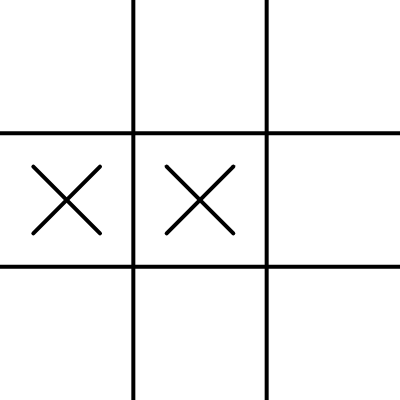
Frame 1 (no input)
Frame 60 (no input): identical to frame 1, image omitted
Frame 120 (the mouse pressed at the canvas centre since frame 60): identical to frame 1, image omitted

The p5.js sketch that drew this single still picture (run headless with seeded random() and noise() and a simulated clock; from frame 60 on, the mouse is pressed at the canvas centre):

// p5.js sketch
// ── sketch.js
// Tic Tac Toe AI with Minimax Algorithm
// The Coding Train / Daniel Shiffman
// https://thecodingtrain.com/CodingChallenges/154-tic-tac-toe-minimax.html
// https://youtu.be/I64-UTORVfU
// https://editor.p5js.org/codingtrain/sketches/0zyUhZdJD



let board = [
  ['null', '', ''],
  ['', 'X', ''],
  ['', '', '']
];

let w; // = width / 3;
let h; // = height / 3;

let ai = 'X';
let human = 'O';
let currentPlayer = human;

function setup() {
  createCanvas(400, 400);
  w = width / 3;
  h = height / 3;
  bestMove();
}

function equals3(a, b, c) {
  return a == b && b == c && a != '';
}

function checkWinner() {
  let winner = null;

  // horizontal
  for (let i = 0; i < 3; i++) {
    if (equals3(board[i][0], board[i][1], board[i][2])) {
      winner = board[i][0];
    }
  }

  // Vertical
  for (let i = 0; i < 3; i++) {
    if (equals3(board[0][i], board[1][i], board[2][i])) {
      winner = board[0][i];
    }
  }

  // Diagonal
  if (equals3(board[0][0], board[1][1], board[2][2])) {
    winner = board[0][0];
  }
  if (equals3(board[2][0], board[1][1], board[0][2])) {
    winner = board[2][0];
  }

  let openSpots = 0;
  for (let i = 0; i < 3; i++) {
    for (let j = 0; j < 3; j++) {
      if (board[i][j] == '') {
        openSpots++;
      }
    }
  }

  if (winner == null && openSpots == 0) {
    return 'tie';
  } else {
    return winner;
  }
}

function mousePressed() {
  if (currentPlayer == human) {
    // Human make turn
    let i = floor(mouseX / w);
    let j = floor(mouseY / h);
    // If valid turn
    if (board[i][j] == '') {
      board[i][j] = human;
      currentPlayer = ai;
      bestMove();
    }
  }
}

function draw() {
  background(255);
  strokeWeight(4);

  line(w, 0, w, height);
  line(w * 2, 0, w * 2, height);
  line(0, h, width, h);
  line(0, h * 2, width, h * 2);

  for (let j = 0; j < 3; j++) {
    for (let i = 0; i < 3; i++) {
      let x = w * i + w / 2;
      let y = h * j + h / 2;
      let spot = board[i][j];
      textSize(32);
      let r = w / 4;
      if (spot == human) {
        noFill();
        ellipse(x, y, r * 2);
      } else if (spot == ai) {
        line(x - r, y - r, x + r, y + r);
        line(x + r, y - r, x - r, y + r);
      }
    }
  }

  let result = checkWinner();
  if (result != null) {
    noLoop();
    let resultP = createP('');
    resultP.style('font-size', '32pt');
    if (result == 'tie') {
      resultP.html('Tie!');
    } else {
      resultP.html(`${result} wins!`);
    }
  }
}

// ── minimax.js


function bestMove() {
  // AI to make its turn
  let bestScore = -Infinity;
  let move;
  for (let i = 0; i < 3; i++) {
    for (let j = 0; j < 3; j++) {
      // Is the spot available?
      if (board[i][j] == '') {
        board[i][j] = ai;
        let score = minimax(board, 0, false);
        board[i][j] = '';
        if (score > bestScore) {
          bestScore = score;
          move = { i, j };
        }
      }
    }
  }
  board[move.i][move.j] = ai;
  currentPlayer = human;
}

let scores = {
  X: 10,
  O: -10,
  tie: 0
};

function minimax(board, depth, isMaximizing) {
  let result = checkWinner();
  if (result !== null) {
    return scores[result];
  }

  if (isMaximizing) {
    let bestScore = -Infinity;
    for (let i = 0; i < 3; i++) {
      for (let j = 0; j < 3; j++) {
        // Is the spot available?
        if (board[i][j] == '') {
          board[i][j] = ai;
          let score = minimax(board, depth + 1, false);
          board[i][j] = '';
          bestScore = max(score, bestScore);
        }
      }
    }
    return bestScore;
  } else {
    let bestScore = Infinity;
    for (let i = 0; i < 3; i++) {
      for (let j = 0; j < 3; j++) {
        // Is the spot available?
        if (board[i][j] == '') {
          board[i][j] = human;
          let score = minimax(board, depth + 1, true);
          board[i][j] = '';
          bestScore = min(score, bestScore);
        }
      }
    }
    return bestScore;
  }
}

// ── styles.css
*, *::after, *::before {
    box-sizing: border-box;
  }
  
  :root {
    --cell-size: 100px;
    --mark-size: calc(var(--cell-size) * .9);
  }
  
  body {
    margin: 0;
  }
  
  .board {
    width: 100vw;
    height: 100vh;
    display: grid;
    justify-content: center;
    align-content: center;
    justify-items: center;
    align-items: center;
    grid-template-columns: repeat(3, auto)
  }
  
  .cell {
    width: var(--cell-size);
    height: var(--cell-size);
    border: 1px solid black;
    display: flex;
    justify-content: center;
    align-items: center;
    position: relative;
    cursor: pointer;
  }
  
  .cell:first-child,
  .cell:nth-child(2),
  .cell:nth-child(3) {
    border-top: none;
  }
  
  .cell:nth-child(3n + 1) {
    border-left: none;
  }
  
  .cell:nth-child(3n + 3) {
    border-right: none;
  }
  
  .cell:last-child,
  .cell:nth-child(8),
  .cell:nth-child(7) {
    border-bottom: none;
  }
  
  .cell.x,
  .cell.circle {
    cursor: not-allowed;
  }
  
  .cell.x::before,
  .cell.x::after,
  .cell.circle::before {
    background-color: black;
  }
  
  .board.x .cell:not(.x):not(.circle):hover::before,
  .board.x .cell:not(.x):not(.circle):hover::after,
  .board.circle .cell:not(.x):not(.circle):hover::before {
    background-color: lightgrey;
  }
  
  .cell.x::before,
  .cell.x::after,
  .board.x .cell:not(.x):not(.circle):hover::before,
  .board.x .cell:not(.x):not(.circle):hover::after {
    content: '';
    position: absolute;
    width: calc(var(--mark-size) * .15);
    height: var(--mark-size);
  }
  
  .cell.x::before,
  .board.x .cell:not(.x):not(.circle):hover::before {
    transform: rotate(45deg);
  }
  
  .cell.x::after,
  .board.x .cell:not(.x):not(.circle):hover::after {
    transform: rotate(-45deg);
  }
  
  .cell.circle::before,
  .cell.circle::after,
  .board.circle .cell:not(.x):not(.circle):hover::before,
  .board.circle .cell:not(.x):not(.circle):hover::after {
    content: '';
    position: absolute;
    border-radius: 50%;
  }
  
  .cell.circle::before,
  .board.circle .cell:not(.x):not(.circle):hover::before {
    width: var(--mark-size);
    height: var(--mark-size);
  }
  
  .cell.circle::after,
  .board.circle .cell:not(.x):not(.circle):hover::after {
    width: calc(var(--mark-size) * .7);
    height: calc(var(--mark-size) * .7);
    background-color: white;
  }
  
  .winning-message {
    display: none;
    position: fixed;
    top: 0;
    left: 0;
    right: 0;
    bottom: 0;
    background-color: rgba(0, 0, 0, .9);
    justify-content: center;
    align-items: center;
    color: white;
    font-size: 5rem;
    flex-direction: column;
  }
  
  .winning-message button {
    font-size: 3rem;
    background-color: white;
    border: 1px solid black;
    padding: .25em .5em;
    cursor: pointer;
  }
  
  .winning-message button:hover {
    background-color: black;
    color: white;
    border-color: white;
  }
  
  .winning-message.show {
    display: flex;
  }
  
